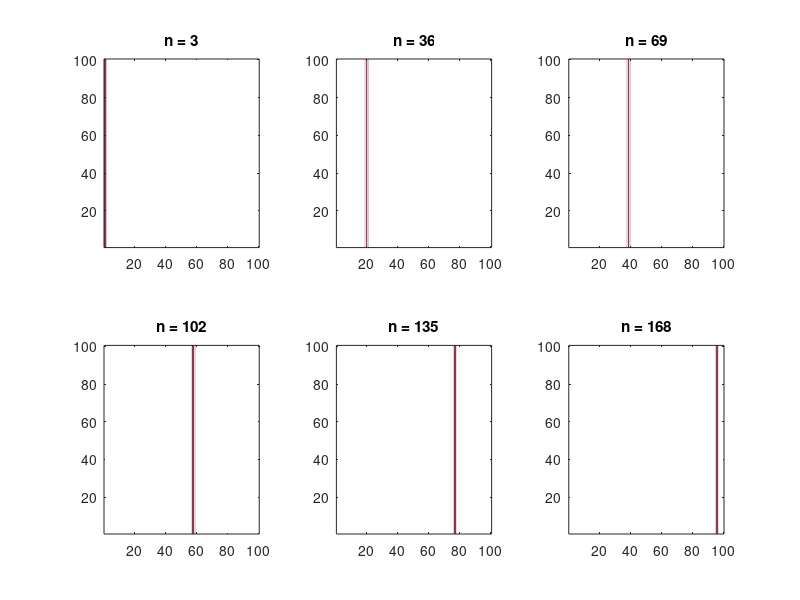

Write the MATLAB code that produced this figure.
% Fig. 2.23: Propagation in the plane, regular wave (book, Section 2.5, Eq. 2.35)
% 100 x 100 cells, parameters as for the ring; the left edge is stimulated, the wave travels to the right and leaves the domain
% (c) 2026 Philipp Kügler · Program for the book "Dynamical Systems in the Life Sciences" · MIT License (see LICENSE)
blockade = false; schritte = 201;
a = 0.89; b = 0.6; c = 0.28; k = 0.02; d = 0.4;
f1 = @(y1, y2) y1.^2 .* exp(y2 - y1) + k;
y1r = 0.2; y2r = c / (1 - a);
for j = 1:180                                        % resting state of a single cell
    y1neu = f1(y1r, y2r); y2r = a * y2r - b * y1r + c; y1r = y1neu;
end

Z = 100;
Y1 = y1r * ones(Z); Y2 = y2r * ones(Z);
Y1(1, :) = 0.3;                                      % left edge (i = 1) starts excited
vor = [2:Z Z]; zur = [1 1:Z-1];                      % neighbor indices, at the boundary the cell itself (no flux)
Y = zeros(Z, Z, schritte + 1); Y(:, :, 1) = Y1;      % Y(:, :, n+1) = state y1 after n steps
for n = 1:schritte
    D = d * ones(Z);
    if blockade && n >= 50 && n <= 52
        D(28:30, 1:50) = 0;                          % block in the region [28, 30] x [1, 50]
    end
    F = f1(Y1, Y2);
    Y1neu = (1 - D) .* F + D / 4 .* (F(vor, :) + F(zur, :) + F(:, vor) + F(:, zur));
    Y2 = a * Y2 - b * Y1 + c;
    Y1 = Y1neu;
    Y(:, :, n + 1) = Y1;
end
weissrot = [linspace(1, 0.43, 64)' linspace(1, 0.04, 64)' linspace(1, 0.12, 64)'];

zeiten = [3 36 69 102 135 168];
for p = 1:6
    n = zeiten(p);
    subplot(2, 3, p);
    imagesc([1 100], [1 100], Y(:, :, n + 1)', [0 4]); axis xy; colormap(weissrot); title(sprintf('n = %d', n));
    [~, i] = max(max(Y(:, :, n + 1), [], 2));
    fprintf('n = %3d: wave front at i = %d\n', n, i);
end
